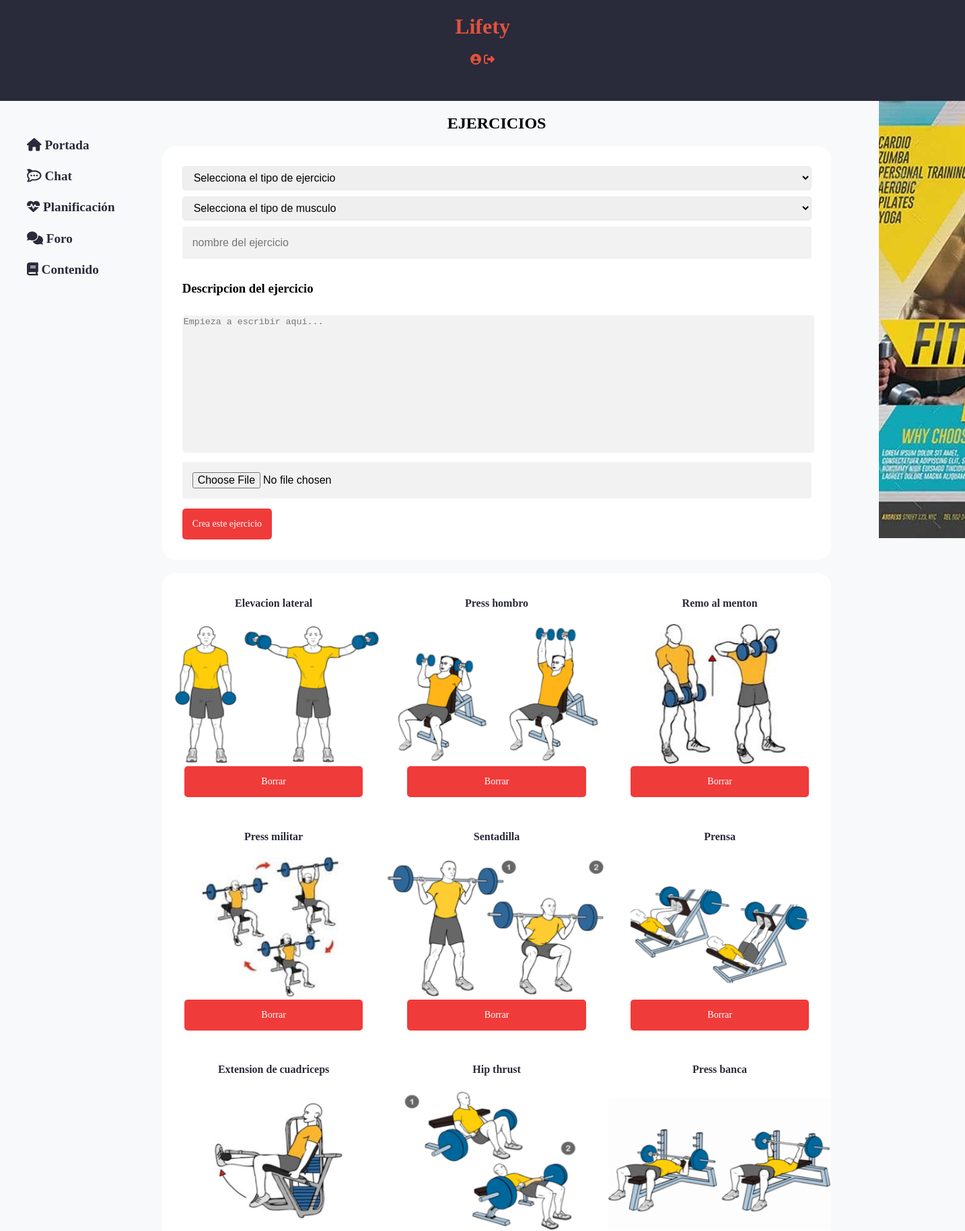
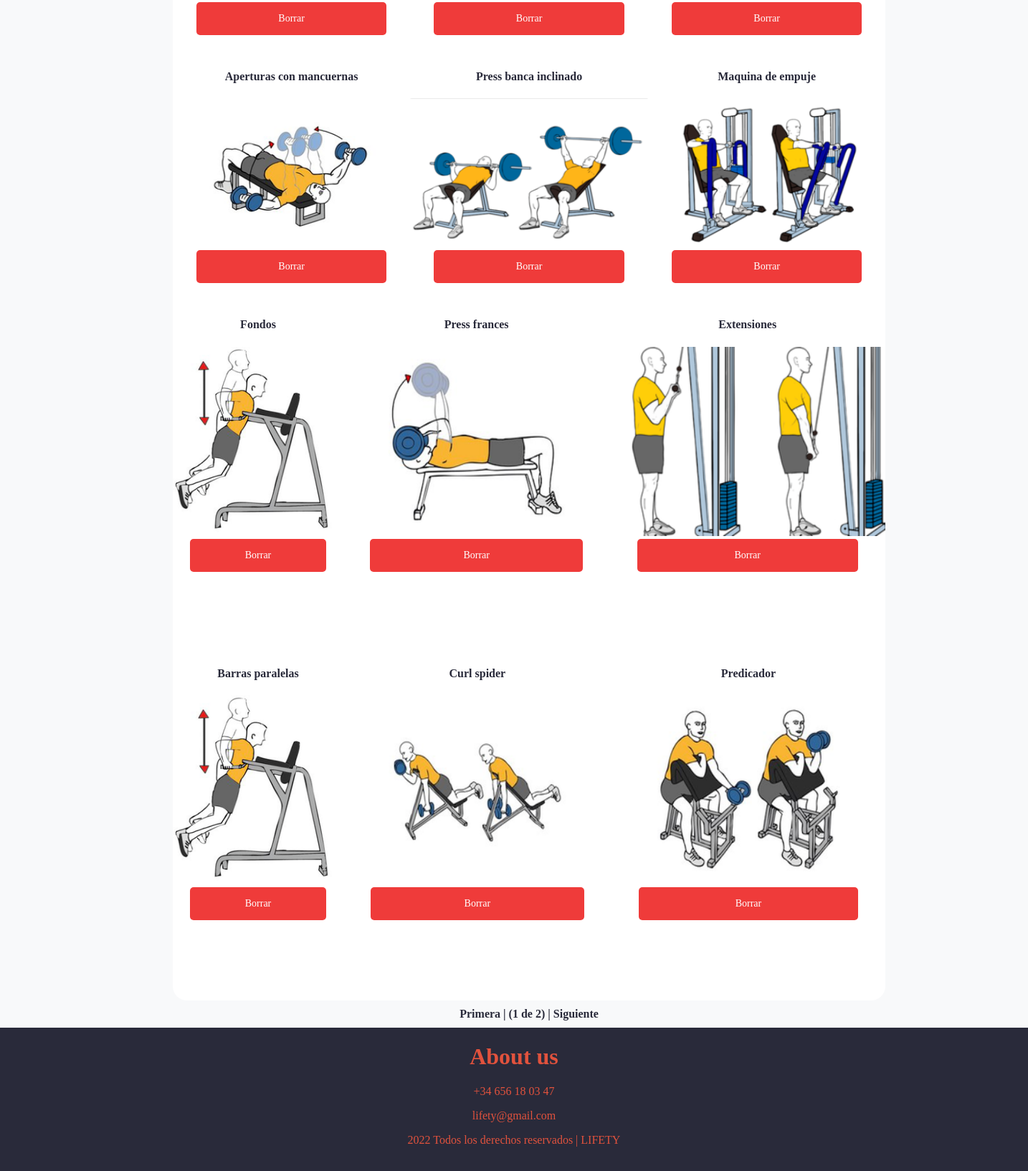
/ejercicios.php (signed in), run on the app's committed database (2 pictures, top to bottom).
### tables this page shows
CREATE TABLE `ejercicios` (
  `id_ejercicio` int(5) NOT NULL AUTO_INCREMENT,
  `tipo` int(1) NOT NULL,
  `musculo` varchar(40) DEFAULT NULL,
  `nombre` varchar(40) DEFAULT NULL,
  `descripcion` mediumtext NOT NULL,
  PRIMARY KEY (`id_ejercicio`)
);

CREATE TABLE `anuncio` (
  `id_anuncio` int(5) unsigned NOT NULL AUTO_INCREMENT,
  `nombre_empresa` varchar(20) NOT NULL,
  `contenido` mediumtext NOT NULL,
  `imagen` varchar(50) NOT NULL,
  `link` varchar(50) NOT NULL,
  PRIMARY KEY (`id_anuncio`),
  KEY `Empresa_FK` (`nombre_empresa`),
  CONSTRAINT `Empresa_FK` FOREIGN KEY (`nombre_empresa`) REFERENCES `empresas` (`nombre`) ON DELETE CASCADE ON UPDATE CASCADE
);

### includes/clases/appweb/Aplicacion.php (called while the page is built, shortened)
<?php
class Aplicacion {
    private static $instancia;
    private $inicializada;
    private function __construct() {
        $this->inicializada = false;
    }
    public function init($bdDatosConexion, $rutaApp = '/', $dirInstalacion = __DIR__) {
        if (!$this->inicializada) {
            $this->rutaRaizApp = $rutaApp;
            $this->inicializada = true;
        }
    }
    public function resuelve($path = '') {
        $rutaAppLongitudPrefijo = mb_strlen($this->rutaRaizApp);
        if (mb_strlen($path) > 0 && mb_substr($path, 0, 1) !== '/') {
            $path = '/' . $path;
        }
        return $this->rutaRaizApp . $path;
    }
    public function buildUrl($relativeURL, $params = []) {
        $url = $this->resuelve($relativeURL);
        $query = self::buildParams($params);
        if (!empty($query)) {
            $url .= '?' . $query;
        }
        return $url;
    }
    public static function buildParams($params, $separator = '&', $enclosing = '') {
        $query = '';
        $numParams = 0;
        foreach ($params as $param => $value) {
            if ($value != null) {
                if ($numParams > 0) {
                    $query .= $separator;
                }
                $query .= "{$param}={$enclosing}{$value}{$enclosing}";
                $numParams++;
            }
        }
        return $query;
    }
    public static function getInstance() {
        if (!self::$instancia instanceof self) {
            self::$instancia = new static();
        }
        return self::$instancia;
    }
}

### includes/clases/appweb/contenido/Ejercicios.php (called while the page is built, shortened)
<?php
class Ejercicios {
    public static function getData(){
        $conn = Aplicacion::getInstance()->getConexionBd();
        $query = sprintf("SELECT * FROM ejercicios");
        $rs = $conn->query($query);
        $result = array();
        try {
            $rs = $conn->query($query);
            while ($fila = $rs->fetch_assoc()) {
                array_push($result, $fila);
            }
        } finally {
            if ($rs != null)
                $rs->free();
        }
        return $result;
    }
}

### includes/clases/appweb/publicidad/BannerAnuncio.php (called while the page is built, shortened)
<?php
class BannerAnuncio {
    static public function LogicaBanner(){
        $conn = Aplicacion::getInstance()->getConexionBd();
        $query = sprintf("SELECT * FROM anuncio ORDER BY RAND() LIMIT 1");
        $rs = $conn->query($query);
        $fila = $rs->fetch_assoc();
        $array = array();
        array_push($array, $fila["contenido"],$fila["imagen"],$fila["link"]);
        return $array;
    }
}

### includes/vistas/helpers/ejercicios.php (the view, shortened to what this page needs)
<?php
function muestraEjercicio($ejercicio) {
   $app = Aplicacion::getInstance();
   $verURL = $app->buildUrl('ejercicio.php', [
       'id' => $ejercicio['id_ejercicio']
   ]);
   $ruta = RUTA_IMGS;
   return <<<EOS
   <a href="{$verURL}">
        <h4> {$ejercicio['nombre']} </h4>
        <img src="$ruta/ejercicios/$ejercicio[id_ejercicio].png" alt="LIFETY">
    </a>
   EOS;
}
function botonBorraEjercicio($ejercicio) {
    $form = new  FormularioBorraEjercicio($ejercicio['id_ejercicio']);
    return $form->gestiona();
}
function listaListaEjerciciosPaginadas($ejercicios, $url, $numPorPagina = 18, $numPagina = 1) {
    return listaListaejerciciosPaginadasRecursivo($ejercicios, $url,  1, $numPorPagina, $numPagina);
}
function listaListaEjerciciosPaginadasRecursivo($ejercicios, $url, $nivel = 1, $numPorPagina = 18, $numPagina = 1) {
    $primerejercicio = ($numPagina - 1) * $numPorPagina;
    $app = Aplicacion::getInstance();
    $numejercicios = count($ejercicios);
    $haySiguientePagina = false;
    if ($numejercicios > $numPorPagina + $primerejercicio) {
        $haySiguientePagina = true;
    }
    if($app->esProfesional()){
        $form = new appweb\contenido\FormularioCreaEjercicio();
        $html = $form->gestiona();
    }
    else $html = '';
    $html .= '<div class=ejercicios>';
    $auxiliar = 0;
    for($idx = $primerejercicio; $idx < $primerejercicio + $numPorPagina && $idx < $numejercicios; $idx++) {
        if(!$auxiliar) $html .= '<div class="fila">';
        $id= 'row'.$auxiliar;
        $html .= "<div id=$id>";
        $auxiliar += 1;
        $ejercicio = $ejercicios[$idx];
        $html .= muestraEjercicio($ejercicio);
        if($app->esProfesional()){
            $html .= botonBorraEjercicio($ejercicio);
        }
        $html .= '</div>';
        if($auxiliar == 3){
            $auxiliar = 0;
            $html .= '</div>';
        }
    }
    $html .= '</div>';
    if ($nivel == 1) {
        $clasesPrevia='deshabilitado';
        $clasesSiguiente = 'deshabilitado';
        $hrefPrevia = '';
        $hrefSiguiente = '';
        if ($haySiguientePagina) {
            $paginaSiguiente = $numPagina + 1;
            $clasesSiguiente = '';
            $hrefSiguiente = $app->buildUrl($url, [
            'numPagina' => $paginaSiguiente,
            'numPorPagina' => $numPorPagina]);
        }
        $numejercicios = count($ejercicios);
        $nPaginas = $numejercicios / $numPorPagina;
        $nPaginas = ceil($nPaginas);
        $botonAnterior = ($numPagina != 1) ? "<a class='boton $clasesPrevia' href='$hrefPrevia'>Previa</a>" : "Primera";
        $botonSiguiente = ($haySiguientePagina) ? "<a class='boton $clasesSiguiente' href='$hrefSiguiente'>Siguiente</a>" : "Última";
        $html .=<<<EOS
            <div id=paginas>
            $botonAnterior
            | ($numPagina de $nPaginas) |
            $botonSiguiente
            </div>
        EOS;
    }
    return $html;
}

### includes/clases/appweb/publicidad/ActualizarAnuncio.php (shortened to what this page needs)
<?php
class ActualizarAnuncio {
    static function htmlbanner(){
       $array = BannerAnuncio::LogicaBanner();
       $img = RUTA_IMGS;
       $contenido = $array[0];
       $imagen = $array[1];
       $link = $array[2];
       return "<a href='$link' title = '$contenido'>
       <img src='$img/anuncios/$imagen'/></a>";
    }
}

### src/css/estilo.css (style rules this page uses)
body { position : absolute; width : 100%; height : 100%; margin : 0; padding : 0; font-family: Century; background-color: #f8f9fa; }
body:before { content: ""; position: fixed; display: block; top: 0; left: 0; display: block; width: 100%; height: 100%; }
#paginas { margin-top: 10px; margin-bottom: 10px; text-align: center; color: #292a3a; font-weight: bold; }
#paginas a, #paginas a:visited { color: #292a3a; font-weight: bold; text-decoration: none; }
.ejercicios img { width : 100%; height: 60%; }
.ejercicios { background: #FFFFFF; padding-top: 15px; border-radius: 20px; width: 100%; text-align: center; }
.ejercicios a, .ejercicios a:visited { color: #292a3a; font-weight: bold; text-decoration: none; }
.fila { display: grid; grid-template-columns: auto auto auto; grid-template-rows: auto; grid-template-areas: "izq" "centro" "der"; }

### data on the page
ejercicios: nombre "Elevacion lateral"
ejercicios: nombre "Press hombro"
ejercicios: nombre "Remo al menton"
ejercicios: nombre "Press militar"
ejercicios: nombre "Sentadilla"
ejercicios: nombre "Prensa"
ejercicios: nombre "Extension de cuadriceps"
ejercicios: nombre "Hip thrust"
ejercicios: nombre "Press banca"
ejercicios: nombre "Aperturas con mancuernas"
ejercicios: nombre "Press banca inclinado"
ejercicios: nombre "Maquina de empuje"
ejercicios: nombre "Fondos"
ejercicios: nombre "Press frances"
ejercicios: nombre "Extensiones"
ejercicios: nombre "Barras paralelas"
ejercicios: nombre "Curl spider"
ejercicios: nombre "Predicador"
anuncio: imagen (picture)

### other printed values
$numPagina "1"
$nPaginas "2"
